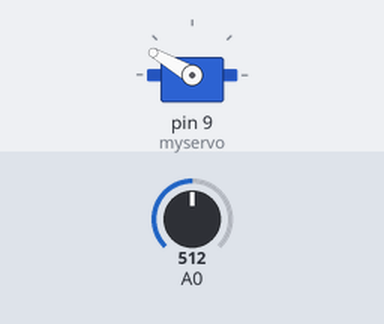
Recording of a sketch running on a simulated Arduino Uno, built with avr-gcc and run on an emulated ATmega328P. Parts: servo. The test bench sets the inputs (shaded band); at power-on: A0 = 512.

Above: at 1.2 s.
1.3 s: A0 set to 122
2.8 s: A0 set to 99
At 3.3 s:
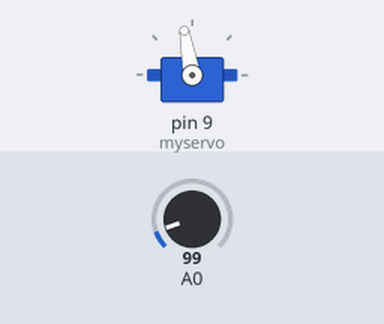
5.8 s: A0 set to 120
At 6.2 s:
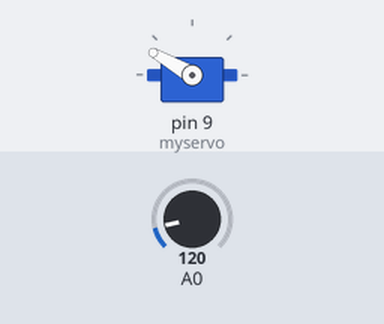
7.3 s: A0 set to 100
At 7.8 s:
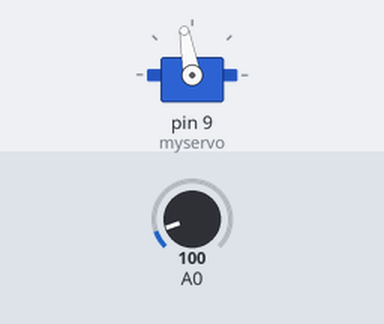
Timing chart, 0 to 10.3 s (numbered marks = the images above; inputs shaded):
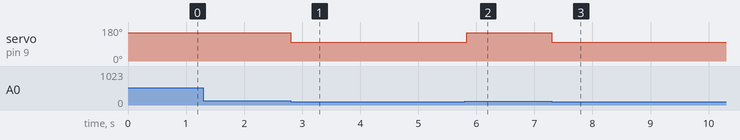

The sketch:

Dino_Game_Hack.ino
```cpp
#include <Servo.h>
#define threshold 110
#define unpress_angle 150
#define press_angle 100


Servo myservo;  // create servo object to control a servo
bool trig = true;

void setup() {
myservo.attach(9);  // attaches the servo on pin 9 to the servo object
myservo.write(unpress_angle);
}

void loop() {
 myservo.write(unpress_angle);              // unpress the button
 delay(1);
 if(analogRead(A0) < threshold){
    myservo.write(press_angle);          // press the button
    delay(100);                       // waits 100ms for the servo to reach the position
 }
}
```

Measured:
- the behaviour switches between 110 and 109 on A0 (found by bisection; images 0 and 1)
- after the input at 1.3 s, every drawn part: stays the same
- after the input at 2.8 s, servo on pin 9 (myservo): 150° → 100° at once
- after the input at 5.8 s, servo on pin 9 (myservo): 100° → 150° at once
- after the input at 7.3 s, servo on pin 9 (myservo): 150° → 100° at once
